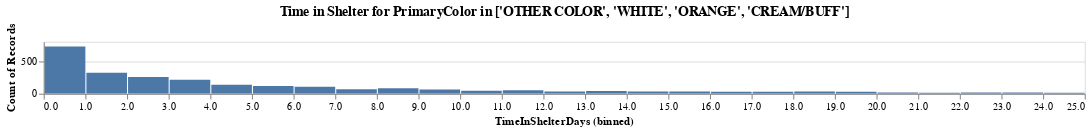
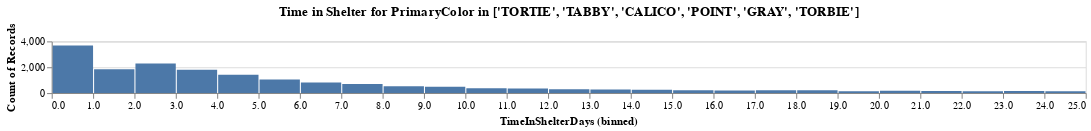
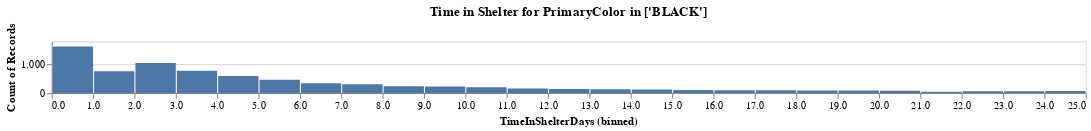

Source (notebook cell) for these figures, in order:
### Code cell
from turtle import title


for colors in [["OTHER COLOR", "WHITE", "ORANGE", "CREAM/BUFF"], ["TORTIE", "TABBY", "CALICO", "POINT", "GRAY", "TORBIE"], ["BLACK"]]:
    subset = df.filter(pl.col("PrimaryColor").is_in(colors))
    subset.plot.bar(
        alt.X("TimeInShelterDays", bin=alt.Bin(step=1), scale=alt.Scale(domain=[0, 25])),
        y='count()',
    ).properties(title=f"Time in Shelter for PrimaryColor in {colors}", height=50, width = 1000).show()

### Figure 1 — Vega specification as saved in the notebook (floating-point values rounded to 4 significant figures)
{"$schema": "https://vega.github.io/schema/vega/v6.json", "data": [{"name": "param_1e9efca18e7a2868_store"}, {"name": "source_0", "values": [{"__count": 19, "bin_step_1_TimeInShelterDays": 28.0, "bin_step_1_TimeInShelterDays_end": 29.0}, {"__count": 727, "bin_step_1_TimeInShelterDays": 0.0, "bin_step_1_TimeInShelterDays_end": 1.0}, {"__count": 54, "bin_step_1_TimeInShelterDays": 11.0, "bin_step_1_TimeInShelterDays_end": 12.0}, {"__count": 213, "bin_step_1_TimeInShelterDays": 3.0, "bin_step_1_TimeInShelterDays_end": 4.0}, {"__count": 12, "bin_step_1_TimeInShelterDays": 32.0, "bin_step_1_TimeInShelterDays_end": 33.0}, {"__count": 320, "bin_step_1_TimeInShelterDays": 1.0, "bin_step_1_TimeInShelterDays_end": 2.0}, {"__count": 67, "bin_step_1_TimeInShelterDays": 7.0, "bin_step_1_TimeInShelterDays_end": 8.0}, {"__count": 32, "bin_step_1_TimeInShelterDays": 18.0, "bin_step_1_TimeInShelterDays_end": 19.0}, {"__count": 15, "bin_step_1_TimeInShelterDays": 24.0, "bin_step_1_TimeInShelterDays_end": 25.0}, {"__count": 41, "bin_step_1_TimeInShelterDays": 13.0, "bin_step_1_TimeInShelterDays_end": 14.0}, {"__count": 64, "bin_step_1_TimeInShelterDays": 9.0, "bin_step_1_TimeInShelterDays_end": 10.0}, {"__count": 120, "bin_step_1_TimeInShelterDays": 5.0, "bin_step_1_TimeInShelterDays_end": 6.0}, {"__count": 30, "bin_step_1_TimeInShelterDays": 19.0, "bin_step_1_TimeInShelterDays_end": 20.0}, {"__count": 21, "bin_step_1_TimeInShelterDays": 26.0, "bin_step_1_TimeInShelterDays_end": 27.0}, {"__count": 15, "bin_step_1_TimeInShelterDays": 21.0, "bin_step_1_TimeInShelterDays_end": 22.0}, {"__count": 20, "bin_step_1_TimeInShelterDays": 20.0, "bin_step_1_TimeInShelterDays_end": 21.0}, {"__count": 108, "bin_step_1_TimeInShelterDays": 6.0, "bin_step_1_TimeInShelterDays_end": 7.0}, {"__count": 28, "bin_step_1_TimeInShelterDays": 16.0, "bin_step_1_TimeInShelterDays_end": 17.0}, {"__count": 47, "bin_step_1_TimeInShelterDays": 10.0, "bin_step_1_TimeInShelterDays_end": 11.0}, {"__count": 16, "bin_step_1_TimeInShelterDays": 37.0, "bin_step_1_TimeInShelterDays_end": 38.0}, {"__count": 20, "bin_step_1_TimeInShelterDays": 22.0, "bin_step_1_TimeInShelterDays_end": 23.0}, {"__count": 258, "bin_step_1_TimeInShelterDays": 2.0, "bin_step_1_TimeInShelterDays_end": 3.0}, {"__count": 4, "bin_step_1_TimeInShelterDays": 60.0, "bin_step_1_TimeInShelterDays_end": 61.0}, {"__count": 1, "bin_step_1_TimeInShelterDays": 75.0, "bin_step_1_TimeInShelterDays_end": 76.0}, {"__count": 1, "bin_step_1_TimeInShelterDays": 165.0, "bin_step_1_TimeInShelterDays_end": 166.0}, {"__count": 14, "bin_step_1_TimeInShelterDays": 33.0, "bin_step_1_TimeInShelterDays_end": 34.0}, {"__count": 82, "bin_step_1_TimeInShelterDays": 8.0, "bin_step_1_TimeInShelterDays_end": 9.0}, {"__count": 33, "bin_step_1_TimeInShelterDays": 15.0, "bin_step_1_TimeInShelterDays_end": 16.0}, {"__count": 13, "bin_step_1_TimeInShelterDays": 39.0, "bin_step_1_TimeInShelterDays_end": 40.0}, {"__count": 6, "bin_step_1_TimeInShelterDays": 48.0, "bin_step_1_TimeInShelterDays_end": 49.0}, {"__count": 31, "bin_step_1_TimeInShelterDays": 17.0, "bin_step_1_TimeInShelterDays_end": 18.0}, {"__count": 138, "bin_step_1_TimeInShelterDays": 4.0, "bin_step_1_TimeInShelterDays_end": 5.0}, {"__count": 8, "bin_step_1_TimeInShelterDays": 45.0, "bin_step_1_TimeInShelterDays_end": 46.0}, {"__count": 13, "bin_step_1_TimeInShelterDays": 25.0, "bin_step_1_TimeInShelterDays_end": 26.0}, {"__count": 34, "bin_step_1_TimeInShelterDays": 14.0, "bin_step_1_TimeInShelterDays_end": 15.0}, {"__count": 6, "bin_step_1_TimeInShelterDays": 52.0, "bin_step_1_TimeInShelterDays_end": 53.0}, {"__count": 9, "bin_step_1_TimeInShelterDays": 38.0, "bin_step_1_TimeInShelterDays_end": 39.0}, {"__count": 19, "bin_step_1_TimeInShelterDays": 29.0, "bin_step_1_TimeInShelterDays_end": 30.0}, {"__count": 8, "bin_step_1_TimeInShelterDays": 35.0, "bin_step_1_TimeInShelterDays_end": 36.0}, {"__count": 3, "bin_step_1_TimeInShelterDays": 83.0, "bin_step_1_TimeInShelterDays_end": 84.0}, {"__count": 12, "bin_step_1_TimeInShelterDays": 27.0, "bin_step_1_TimeInShelterDays_end": 28.0}, {"__count": 12, "bin_step_1_TimeInShelterDays": 36.0, "bin_step_1_TimeInShelterDays_end": 37.0}, {"__count": 35, "bin_step_1_TimeInShelterDays": 12.0, "bin_step_1_TimeInShelterDays_end": 13.0}, {"__count": 13, "bin_step_1_TimeInShelterDays": 31.0, "bin_step_1_TimeInShelterDays_end": 32.0}, {"__count": 10, "bin_step_1_TimeInShelterDays": 44.0, "bin_step_1_TimeInShelterDays_end": 45.0}, {"__count": 2, "bin_step_1_TimeInShelterDays": -7.0, "bin_step_1_TimeInShelterDays_end": -6.0}, {"__count": 13, "bin_step_1_TimeInShelterDays": 34.0, "bin_step_1_TimeInShelterDays_end": 35.0}, {"__count": 4, "bin_step_1_TimeInShelterDays": 42.0, "bin_step_1_TimeInShelterDays_end": 43.0}, {"__count": 7, "bin_step_1_TimeInShelterDays": 55.0, "bin_step_1_TimeInShelterDays_end": 56.0}, {"__count": 25, "bin_step_1_TimeInShelterDays": 30.0, "bin_step_1_TimeInShelterDays_end": 31.0}, {"__count": 17, "bin_step_1_TimeInShelterDays": 23.0, "bin_step_1_TimeInShelterDays_end": 24.0}, {"__count": 4, "bin_step_1_TimeInShelterDays": 43.0, "bin_step_1_TimeInShelterDays_end": 44.0}, {"__count": 2, "bin_step_1_TimeInShelterDays": 70.0, "bin_step_1_TimeInShelterDays_end": 71.0}, {"__count": 7, "bin_step_1_TimeInShelterDays": 63.0, "bin_step_1_TimeInShelterDays_end": 64.0}, {"__count": 1, "bin_step_1_TimeInShelterDays": 76.0, "bin_step_1_TimeInShelterDays_end": 77.0}, {"__count": 11, "bin_step_1_TimeInShelterDays": 56.0, "bin_step_1_TimeInShelterDays_end": 57.0}, {"__count": 3, "bin_step_1_TimeInShelterDays": 47.0, "bin_step_1_TimeInShelterDays_end": 48.0}, {"__count": 2, "bin_step_1_TimeInShelterDays": 113.0, "bin_step_1_TimeInShelterDays_end": 114.0}, {"__count": 2, "bin_step_1_TimeInShelterDays": 67.0, "bin_step_1_TimeInShelterDays_end": 68.0}, {"__count": 1, "bin_step_1_TimeInShelterDays": 85.0, "bin_step_1_TimeInShelterDays_end": 86.0}, {"__count": 1, "bin_step_1_TimeInShelterDays": 74.0, "bin_step_1_TimeInShelterDays_end": 75.0}, {"__count": 1, "bin_step_1_TimeInShelterDays": 71.0, "bin_step_1_TimeInShelterDays_end": 72.0}, {"__count": 3, "bin_step_1_TimeInShelterDays": 50.0, "bin_step_1_TimeInShelterDays_end": 51.0}, {"__count": 7, "bin_step_1_TimeInShelterDays": 59.0, "bin_step_1_TimeInShelterDays_end": 60.0}, {"__count": 3, "bin_step_1_TimeInShelterDays": 62.0, "bin_step_1_TimeInShelterDays_end": 63.0}, {"__count": 5, "bin_step_1_TimeInShelterDays": 46.0, "bin_step_1_TimeInShelterDays_end": 47.0}, {"__count": 4, "bin_step_1_TimeInShelterDays": 66.0, "bin_step_1_TimeInShelterDays_end": 67.0}, {"__count": 3, "bin_step_1_TimeInShelterDays": 68.0, "bin_step_1_TimeInShelterDays_end": 69.0}, {"__count": 1, "bin_step_1_TimeInShelterDays": 104.0, "bin_step_1_TimeInShelterDays_end": 105.0}, {"__count": 1, "bin_step_1_TimeInShelterDays": 105.0, "bin_step_1_TimeInShelterDays_end": 106.0}, {"__count": 1, "bin_step_1_TimeInShelterDays": 99.0, "bin_step_1_TimeInShelterDays_end": 100.0}, {"__count": 3, "bin_step_1_TimeInShelterDays": 57.0, "bin_step_1_TimeInShelterDays_end": 58.0}, {"__count": 2, "bin_step_1_TimeInShelterDays": 73.0, "bin_step_1_TimeInShelterDays_end": 74.0}, {"__count": 1, "bin_step_1_TimeInShelterDays": 92.0, "bin_step_1_TimeInShelterDays_end": 93.0}, {"__count": 4, "bin_step_1_TimeInShelterDays": 40.0, "bin_step_1_TimeInShelterDays_end": 41.0}, {"__count": 1, "bin_step_1_TimeInShelterDays": 91.0, "bin_step_1_TimeInShelterDays_end": 92.0}, {"__count": 2, "bin_step_1_TimeInShelterDays": 64.0, "bin_step_1_TimeInShelterDays_end": 65.0}, {"__count": 1, "bin_step_1_TimeInShelterDays": 69.0, "bin_step_1_TimeInShelterDays_end": 70.0}, {"__count": 9, "bin_step_1_TimeInShelterDays": 41.0, "bin_step_1_TimeInShelterDays_end": 42.0}, {"__count": 3, "bin_step_1_TimeInShelterDays": 89.0, "bin_step_1_TimeInShelterDays_end": 90.0}, {"__count": 2, "bin_step_1_TimeInShelterDays": 49.0, "bin_step_1_TimeInShelterDays_end": 50.0}, {"__count": 4, "bin_step_1_TimeInShelterDays": 54.0, "bin_step_1_TimeInShelterDays_end": 55.0}, {"__count": 1, "bin_step_1_TimeInShelterDays": 58.0, "bin_step_1_TimeInShelterDays_end": 59.0}, {"__count": 1, "bin_step_1_TimeInShelterDays": 81.0, "bin_step_1_TimeInShelterDays_end": 82.0}, {"__count": 1, "bin_step_1_TimeInShelterDays": 78.0, "bin_step_1_TimeInShelterDays_end": 79.0}, {"__count": 1, "bin_step_1_TimeInShelterDays": 79.0, "bin_step_1_TimeInShelterDays_end": 80.0}, {"__count": 1, "bin_step_1_TimeInShelterDays": 94.0, "bin_step_1_TimeInShelterDays_end": 95.0}, {"__count": 1, "bin_step_1_TimeInShelterDays": 110.0, "bin_step_1_TimeInShelterDays_end": 111.0}, {"__count": 1, "bin_step_1_TimeInShelterDays": 129.0, "bin_step_1_TimeInShelterDays_end": 130.0}, {"__count": 2, "bin_step_1_TimeInShelterDays": 61.0, "bin_step_1_TimeInShelterDays_end": 62.0}, {"__count": 1, "bin_step_1_TimeInShelterDays": 53.0, "bin_step_1_TimeInShelterDays_end": 54.0}, {"__count": 3, "bin_step_1_TimeInShelterDays": -1.0, "bin_step_1_TimeInShelterDays_end": 0.0}, {"__count": 1, "bin_step_1_TimeInShelterDays": 215.0, "bin_step_1_TimeInShelterDays_end": 216.0}, {"__count": 1, "bin_step_1_TimeInShelterDays": 194.0, "bin_step_1_TimeInShelterDays_end": 195.0}, {"__count": 1, "bin_step_1_TimeInShelterDays": -16.0, "bin_step_1_TimeInShelterDays_end": -15.0}, {"__count": 2, "bin_step_1_TimeInShelterDays": -14.0, "bin_step_1_TimeInShelterDays_end": -13.0}, {"__count": 2, "bin_step_1_TimeInShelterDays": -2.0, "bin_step_1_TimeInShelterDays_end": -1.0}, {"__count": 2, "bin_step_1_TimeInShelterDays": -3.0, "bin_step_1_TimeInShelterDays_end": -2.0}, {"__count": 1, "bin_step_1_TimeInShelterDays": 86.0, "bin_step_1_TimeInShelterDays_end": 87.0}, {"__count": 1, "bin_step_1_TimeInShelterDays": -20.0, "bin_step_1_TimeInShelterDays_end": -19.0}]}, {"name": "source_0_y_domain___count", "values": [{"min": 1, "max": 727}]}], "signals": [{"name": "bin_step_1_TimeInShelterDays_bins", "value": {"fields": ["TimeInShelterDays"], "fname": "bin_TimeInShelterDays", "start": -20.0, "step": 1.0, "stop": 216.0}}, {"name": "unit", "value": {}, "on": [{"events": "pointermove", "update": "isTuple(group()) ? group() : unit"}]}, {"name": "param_1e9efca18e7a2868", "update": "vlSelectionResolve(\"param_1e9efca18e7a2868_store\", \"union\")"}, {"name": "param_1e9efca18e7a2868_TimeInShelterDays", "on": [{"events": [{"source": "view", "type": "dblclick"}], "update": "null"}, {"events": {"signal": "param_1e9efca18e7a2868_translate_delta"}, "update": "panLinear(param_1e9efca18e7a2868_translate_anchor.extent_x, -param_1e9efca18e7a2868_translate_delta.x / width)"}, {"events": {"signal": "param_1e9efca18e7a2868_zoom_delta"}, "update": "zoomLinear(domain(\"x\"), param_1e9efca18e7a2868_zoom_anchor.x, param_1e9efca18e7a2868_zoom_delta)"}]}, {"name": "param_1e9efca18e7a2868_tuple", "on": [{"events": [{"signal": "param_1e9efca18e7a2868_TimeInShelterDays"}], "update": "param_1e9efca18e7a2868_TimeInShelterDays ? {unit: \"\", fields: param_1e9efca18e7a2868_tuple_fields, values: [param_1e9efca18e7a2868_TimeInShelterDays]} : null"}]}, {"name": "param_1e9efca18e7a2868_tuple_fields", "value": [{"field": "TimeInShelterDays", "channel": "x", "type": "R"}]}, {"name": "param_1e9efca18e7a2868_translate_anchor", "value": {}, "on": [{"events": [{"source": "scope", "type": "pointerdown"}], "update": "{x: x(unit), y: y(unit), extent_x: domain(\"x\")}"}]}, {"name": "param_1e9efca18e7a2868_translate_delta", "value": {}, "on": [{"events": [{"source": "window", "between": [{"source": "scope", "type": "pointerdown"}, {"source": "window", "type": "pointerup"}], "type": "pointermove", "consume": true}], "update": "{x: param_1e9efca18e7a2868_translate_anchor.x - x(unit), y: param_1e9efca18e7a2868_translate_anchor.y - y(unit)}"}]}, {"name": "param_1e9efca18e7a2868_zoom_anchor", "on": [{"events": [{"source": "scope", "type": "wheel", "consume": true}], "update": "{x: invert(\"x\", x(unit)), y: invert(\"y\", y(unit))}"}]}, {"name": "param_1e9efca18e7a2868_zoom_delta", "on": [{"events": [{"source": "scope", "type": "wheel", "consume": true}], "update": "pow(1.001, event.deltaY * pow(16, event.deltaMode))", "force": true}]}, {"name": "param_1e9efca18e7a2868_modify", "on": [{"events": {"signal": "param_1e9efca18e7a2868_tuple"}, "update": "modify(\"param_1e9efca18e7a2868_store\", param_1e9efca18e7a2868_tuple, true)"}]}], "marks": [{"type": "rect", "name": "marks", "from": {"data": "source_0"}, "encode": {"update": {"y": {"field": "__count", "scale": "y"}, "x": {"field": "bin_step_1_TimeInShelterDays_end", "scale": "x", "offset": {"signal": "0.5 + (abs(scale(\"x\", datum[\"bin_step_1_TimeInShelterDays_end\"]) - scale(\"x\", datum[\"bin_step_1_TimeInShelterDays\"])) < 0.25 ? 0.5 * (0.25 - (abs(scale(\"x\", datum[\"bin_step_1_TimeInShelterDays_end\"]) - scale(\"x\", datum[\"bin_step_1_TimeInShelterDays\"])))) : -0.5)"}}, "x2": {"field": "bin_step_1_TimeInShelterDays", "scale": "x", "offset": {"signal": "0.5 + (abs(scale(\"x\", datum[\"bin_step_1_TimeInShelterDays_end\"]) - scale(\"x\", datum[\"bin_step_1_TimeInShelterDays\"])) < 0.25 ? -0.5 * (0.25 - (abs(scale(\"x\", datum[\"bin_step_1_TimeInShelterDays_end\"]) - scale(\"x\", datum[\"bin_step_1_TimeInShelterDays\"])))) : 0.5)"}}, "tooltip": {"signal": "{\"TimeInShelterDays (binned)\": !isValid(datum[\"bin_step_1_TimeInShelterDays\"]) || !isFinite(+datum[\"bin_step_1_TimeInShelterDays\"]) ? \"null\" : format(datum[\"bin_step_1_TimeInShelterDays\"], \"\") + \" – \" + format(datum[\"bin_step_1_TimeInShelterDays_end\"], \"\"), \"Count of Records\": format(datum[\"__count\"], \"\")}"}, "y2": {"value": 0, "scale": "y"}, "fill": {"value": "#4c78a8"}}}, "style": ["bar"], "clip": true, "interactive": true}], "scales": [{"name": "x", "type": "linear", "domain": [0, 25], "range": [0, {"signal": "width"}], "bins": {"signal": "bin_step_1_TimeInShelterDays_bins"}, "zero": true, "domainRaw": {"signal": "param_1e9efca18e7a2868[\"TimeInShelterDays\"]"}}, {"name": "y", "type": "linear", "domain": [{"signal": "(data(\"source_0_y_domain___count\")[0] || {}).min"}, {"signal": "(data(\"source_0_y_domain___count\")[0] || {}).max"}], "range": [{"signal": "height"}, 0], "nice": true, "zero": true}], "axes": [{"scale": "y", "grid": true, "gridScale": "x", "maxExtent": 0, "tickCount": {"signal": "ceil(height/40)"}, "minExtent": 0, "zindex": 0, "labels": false, "aria": false, "domain": false, "orient": "left", "ticks": false}, {"scale": "x", "grid": false, "title": "TimeInShelterDays (binned)", "labelFlush": true, "tickCount": {"signal": "ceil(width/10)"}, "labelOverlap": true, "orient": "bottom", "zindex": 0}, {"scale": "y", "labelOverlap": true, "grid": false, "tickCount": {"signal": "ceil(height/40)"}, "orient": "left", "title": "Count of Records", "zindex": 0}], "title": {"text": "Time in Shelter for PrimaryColor in ['OTHER COLOR', 'WHITE', 'ORANGE', 'CREAM/BUFF']", "frame": "group"}, "background": "white", "padding": 5, "width": 1000, "height": 50, "style": "cell"}

### Figure 2 — Vega specification as saved in the notebook (floating-point values rounded to 4 significant figures; data arrays with more than 128 entries replaced by an {"elided": "..."} marker saying what was removed)
{"$schema": "https://vega.github.io/schema/vega/v6.json", "data": [{"name": "param_1e9efca18e7a2868_store"}, {"name": "source_0", "values": {"elided": "181 records"}}, {"name": "source_0_y_domain___count", "values": [{"min": 1, "max": 3672}]}], "signals": [{"name": "bin_step_1_TimeInShelterDays_bins", "value": {"fields": ["TimeInShelterDays"], "fname": "bin_TimeInShelterDays", "start": -2116.0, "step": 1.0, "stop": 918.0}}, {"name": "unit", "value": {}, "on": [{"events": "pointermove", "update": "isTuple(group()) ? group() : unit"}]}, {"name": "param_1e9efca18e7a2868", "update": "vlSelectionResolve(\"param_1e9efca18e7a2868_store\", \"union\")"}, {"name": "param_1e9efca18e7a2868_TimeInShelterDays", "on": [{"events": [{"source": "view", "type": "dblclick"}], "update": "null"}, {"events": {"signal": "param_1e9efca18e7a2868_translate_delta"}, "update": "panLinear(param_1e9efca18e7a2868_translate_anchor.extent_x, -param_1e9efca18e7a2868_translate_delta.x / width)"}, {"events": {"signal": "param_1e9efca18e7a2868_zoom_delta"}, "update": "zoomLinear(domain(\"x\"), param_1e9efca18e7a2868_zoom_anchor.x, param_1e9efca18e7a2868_zoom_delta)"}]}, {"name": "param_1e9efca18e7a2868_tuple", "on": [{"events": [{"signal": "param_1e9efca18e7a2868_TimeInShelterDays"}], "update": "param_1e9efca18e7a2868_TimeInShelterDays ? {unit: \"\", fields: param_1e9efca18e7a2868_tuple_fields, values: [param_1e9efca18e7a2868_TimeInShelterDays]} : null"}]}, {"name": "param_1e9efca18e7a2868_tuple_fields", "value": [{"field": "TimeInShelterDays", "channel": "x", "type": "R"}]}, {"name": "param_1e9efca18e7a2868_translate_anchor", "value": {}, "on": [{"events": [{"source": "scope", "type": "pointerdown"}], "update": "{x: x(unit), y: y(unit), extent_x: domain(\"x\")}"}]}, {"name": "param_1e9efca18e7a2868_translate_delta", "value": {}, "on": [{"events": [{"source": "window", "between": [{"source": "scope", "type": "pointerdown"}, {"source": "window", "type": "pointerup"}], "type": "pointermove", "consume": true}], "update": "{x: param_1e9efca18e7a2868_translate_anchor.x - x(unit), y: param_1e9efca18e7a2868_translate_anchor.y - y(unit)}"}]}, {"name": "param_1e9efca18e7a2868_zoom_anchor", "on": [{"events": [{"source": "scope", "type": "wheel", "consume": true}], "update": "{x: invert(\"x\", x(unit)), y: invert(\"y\", y(unit))}"}]}, {"name": "param_1e9efca18e7a2868_zoom_delta", "on": [{"events": [{"source": "scope", "consume": true, "type": "wheel"}], "update": "pow(1.001, event.deltaY * pow(16, event.deltaMode))", "force": true}]}, {"name": "param_1e9efca18e7a2868_modify", "on": [{"events": {"signal": "param_1e9efca18e7a2868_tuple"}, "update": "modify(\"param_1e9efca18e7a2868_store\", param_1e9efca18e7a2868_tuple, true)"}]}], "marks": [{"type": "rect", "name": "marks", "from": {"data": "source_0"}, "encode": {"update": {"x": {"field": "bin_step_1_TimeInShelterDays_end", "scale": "x", "offset": {"signal": "0.5 + (abs(scale(\"x\", datum[\"bin_step_1_TimeInShelterDays_end\"]) - scale(\"x\", datum[\"bin_step_1_TimeInShelterDays\"])) < 0.25 ? 0.5 * (0.25 - (abs(scale(\"x\", datum[\"bin_step_1_TimeInShelterDays_end\"]) - scale(\"x\", datum[\"bin_step_1_TimeInShelterDays\"])))) : -0.5)"}}, "y": {"field": "__count", "scale": "y"}, "x2": {"field": "bin_step_1_TimeInShelterDays", "scale": "x", "offset": {"signal": "0.5 + (abs(scale(\"x\", datum[\"bin_step_1_TimeInShelterDays_end\"]) - scale(\"x\", datum[\"bin_step_1_TimeInShelterDays\"])) < 0.25 ? -0.5 * (0.25 - (abs(scale(\"x\", datum[\"bin_step_1_TimeInShelterDays_end\"]) - scale(\"x\", datum[\"bin_step_1_TimeInShelterDays\"])))) : 0.5)"}}, "y2": {"value": 0, "scale": "y"}, "fill": {"value": "#4c78a8"}, "tooltip": {"signal": "{\"TimeInShelterDays (binned)\": !isValid(datum[\"bin_step_1_TimeInShelterDays\"]) || !isFinite(+datum[\"bin_step_1_TimeInShelterDays\"]) ? \"null\" : format(datum[\"bin_step_1_TimeInShelterDays\"], \"\") + \" – \" + format(datum[\"bin_step_1_TimeInShelterDays_end\"], \"\"), \"Count of Records\": format(datum[\"__count\"], \"\")}"}}}, "clip": true, "interactive": true, "style": ["bar"]}], "scales": [{"name": "x", "type": "linear", "domain": [0, 25], "range": [0, {"signal": "width"}], "bins": {"signal": "bin_step_1_TimeInShelterDays_bins"}, "domainRaw": {"signal": "param_1e9efca18e7a2868[\"TimeInShelterDays\"]"}, "zero": true}, {"name": "y", "type": "linear", "domain": [{"signal": "(data(\"source_0_y_domain___count\")[0] || {}).min"}, {"signal": "(data(\"source_0_y_domain___count\")[0] || {}).max"}], "range": [{"signal": "height"}, 0], "nice": true, "zero": true}], "axes": [{"scale": "y", "zindex": 0, "grid": true, "tickCount": {"signal": "ceil(height/40)"}, "domain": false, "aria": false, "gridScale": "x", "minExtent": 0, "labels": false, "orient": "left", "ticks": false, "maxExtent": 0}, {"scale": "x", "orient": "bottom", "tickCount": {"signal": "ceil(width/10)"}, "grid": false, "labelFlush": true, "zindex": 0, "labelOverlap": true, "title": "TimeInShelterDays (binned)"}, {"scale": "y", "title": "Count of Records", "zindex": 0, "labelOverlap": true, "orient": "left", "tickCount": {"signal": "ceil(height/40)"}, "grid": false}], "title": {"text": "Time in Shelter for PrimaryColor in ['TORTIE', 'TABBY', 'CALICO', 'POINT', 'GRAY', 'TORBIE']", "frame": "group"}, "background": "white", "style": "cell", "padding": 5, "width": 1000, "height": 50}

### Figure 3 — Vega specification as saved in the notebook (floating-point values rounded to 4 significant figures; data arrays with more than 128 entries replaced by an {"elided": "..."} marker saying what was removed)
{"$schema": "https://vega.github.io/schema/vega/v6.json", "data": [{"name": "param_1e9efca18e7a2868_store"}, {"name": "source_0", "values": {"elided": "161 records"}}, {"name": "source_0_y_domain___count", "values": [{"min": 1, "max": 1625}]}], "signals": [{"name": "bin_step_1_TimeInShelterDays_bins", "value": {"fields": ["TimeInShelterDays"], "fname": "bin_TimeInShelterDays", "start": -133.0, "step": 1.0, "stop": 875.0}}, {"name": "unit", "value": {}, "on": [{"events": "pointermove", "update": "isTuple(group()) ? group() : unit"}]}, {"name": "param_1e9efca18e7a2868", "update": "vlSelectionResolve(\"param_1e9efca18e7a2868_store\", \"union\")"}, {"name": "param_1e9efca18e7a2868_TimeInShelterDays", "on": [{"events": [{"source": "view", "type": "dblclick"}], "update": "null"}, {"events": {"signal": "param_1e9efca18e7a2868_translate_delta"}, "update": "panLinear(param_1e9efca18e7a2868_translate_anchor.extent_x, -param_1e9efca18e7a2868_translate_delta.x / width)"}, {"events": {"signal": "param_1e9efca18e7a2868_zoom_delta"}, "update": "zoomLinear(domain(\"x\"), param_1e9efca18e7a2868_zoom_anchor.x, param_1e9efca18e7a2868_zoom_delta)"}]}, {"name": "param_1e9efca18e7a2868_tuple", "on": [{"events": [{"signal": "param_1e9efca18e7a2868_TimeInShelterDays"}], "update": "param_1e9efca18e7a2868_TimeInShelterDays ? {unit: \"\", fields: param_1e9efca18e7a2868_tuple_fields, values: [param_1e9efca18e7a2868_TimeInShelterDays]} : null"}]}, {"name": "param_1e9efca18e7a2868_tuple_fields", "value": [{"field": "TimeInShelterDays", "channel": "x", "type": "R"}]}, {"name": "param_1e9efca18e7a2868_translate_anchor", "value": {}, "on": [{"events": [{"source": "scope", "type": "pointerdown"}], "update": "{x: x(unit), y: y(unit), extent_x: domain(\"x\")}"}]}, {"name": "param_1e9efca18e7a2868_translate_delta", "value": {}, "on": [{"events": [{"source": "window", "between": [{"source": "scope", "type": "pointerdown"}, {"source": "window", "type": "pointerup"}], "type": "pointermove", "consume": true}], "update": "{x: param_1e9efca18e7a2868_translate_anchor.x - x(unit), y: param_1e9efca18e7a2868_translate_anchor.y - y(unit)}"}]}, {"name": "param_1e9efca18e7a2868_zoom_anchor", "on": [{"events": [{"source": "scope", "type": "wheel", "consume": true}], "update": "{x: invert(\"x\", x(unit)), y: invert(\"y\", y(unit))}"}]}, {"name": "param_1e9efca18e7a2868_zoom_delta", "on": [{"events": [{"source": "scope", "consume": true, "type": "wheel"}], "update": "pow(1.001, event.deltaY * pow(16, event.deltaMode))", "force": true}]}, {"name": "param_1e9efca18e7a2868_modify", "on": [{"events": {"signal": "param_1e9efca18e7a2868_tuple"}, "update": "modify(\"param_1e9efca18e7a2868_store\", param_1e9efca18e7a2868_tuple, true)"}]}], "marks": [{"type": "rect", "name": "marks", "from": {"data": "source_0"}, "encode": {"update": {"tooltip": {"signal": "{\"TimeInShelterDays (binned)\": !isValid(datum[\"bin_step_1_TimeInShelterDays\"]) || !isFinite(+datum[\"bin_step_1_TimeInShelterDays\"]) ? \"null\" : format(datum[\"bin_step_1_TimeInShelterDays\"], \"\") + \" – \" + format(datum[\"bin_step_1_TimeInShelterDays_end\"], \"\"), \"Count of Records\": format(datum[\"__count\"], \"\")}"}, "y": {"field": "__count", "scale": "y"}, "fill": {"value": "#4c78a8"}, "x": {"field": "bin_step_1_TimeInShelterDays_end", "scale": "x", "offset": {"signal": "0.5 + (abs(scale(\"x\", datum[\"bin_step_1_TimeInShelterDays_end\"]) - scale(\"x\", datum[\"bin_step_1_TimeInShelterDays\"])) < 0.25 ? 0.5 * (0.25 - (abs(scale(\"x\", datum[\"bin_step_1_TimeInShelterDays_end\"]) - scale(\"x\", datum[\"bin_step_1_TimeInShelterDays\"])))) : -0.5)"}}, "y2": {"value": 0, "scale": "y"}, "x2": {"field": "bin_step_1_TimeInShelterDays", "scale": "x", "offset": {"signal": "0.5 + (abs(scale(\"x\", datum[\"bin_step_1_TimeInShelterDays_end\"]) - scale(\"x\", datum[\"bin_step_1_TimeInShelterDays\"])) < 0.25 ? -0.5 * (0.25 - (abs(scale(\"x\", datum[\"bin_step_1_TimeInShelterDays_end\"]) - scale(\"x\", datum[\"bin_step_1_TimeInShelterDays\"])))) : 0.5)"}}}}, "interactive": true, "style": ["bar"], "clip": true}], "scales": [{"name": "x", "type": "linear", "domain": [0, 25], "range": [0, {"signal": "width"}], "bins": {"signal": "bin_step_1_TimeInShelterDays_bins"}, "domainRaw": {"signal": "param_1e9efca18e7a2868[\"TimeInShelterDays\"]"}, "zero": true}, {"name": "y", "type": "linear", "domain": [{"signal": "(data(\"source_0_y_domain___count\")[0] || {}).min"}, {"signal": "(data(\"source_0_y_domain___count\")[0] || {}).max"}], "range": [{"signal": "height"}, 0], "nice": true, "zero": true}], "axes": [{"scale": "y", "gridScale": "x", "grid": true, "aria": false, "ticks": false, "zindex": 0, "domain": false, "maxExtent": 0, "tickCount": {"signal": "ceil(height/40)"}, "minExtent": 0, "labels": false, "orient": "left"}, {"scale": "x", "title": "TimeInShelterDays (binned)", "labelFlush": true, "labelOverlap": true, "orient": "bottom", "tickCount": {"signal": "ceil(width/10)"}, "zindex": 0, "grid": false}, {"scale": "y", "orient": "left", "title": "Count of Records", "labelOverlap": true, "tickCount": {"signal": "ceil(height/40)"}, "zindex": 0, "grid": false}], "title": {"text": "Time in Shelter for PrimaryColor in ['BLACK']", "frame": "group"}, "padding": 5, "style": "cell", "background": "white", "width": 1000, "height": 50}
